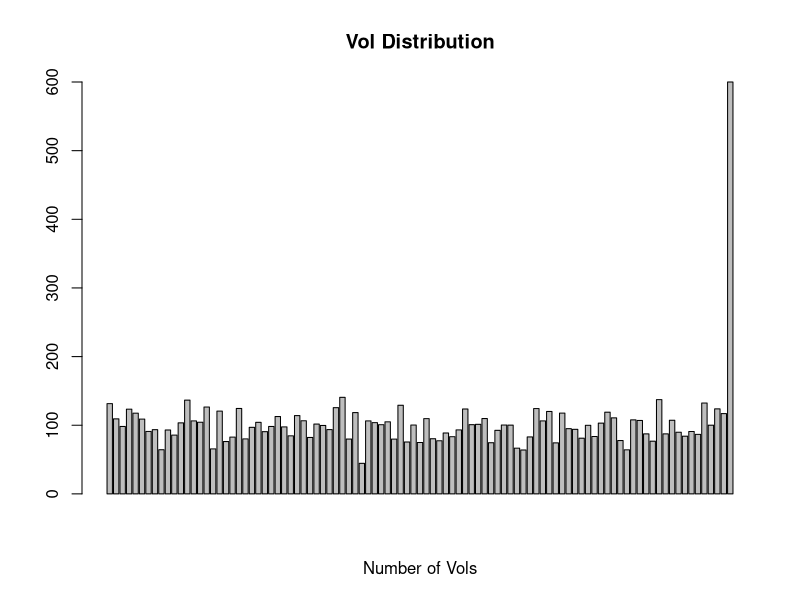
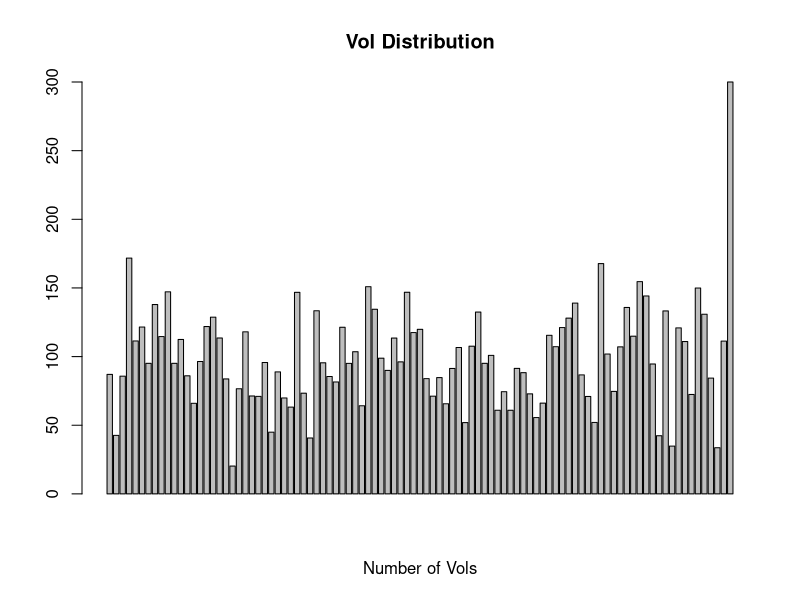
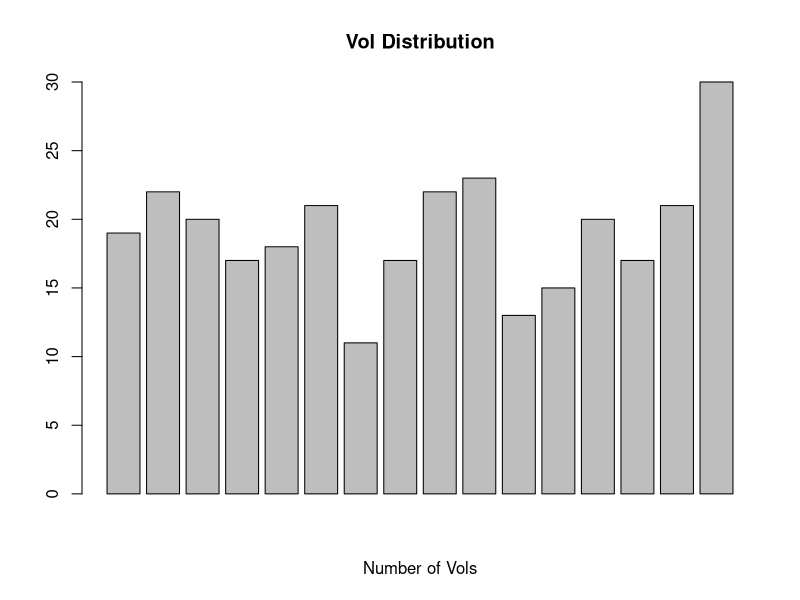
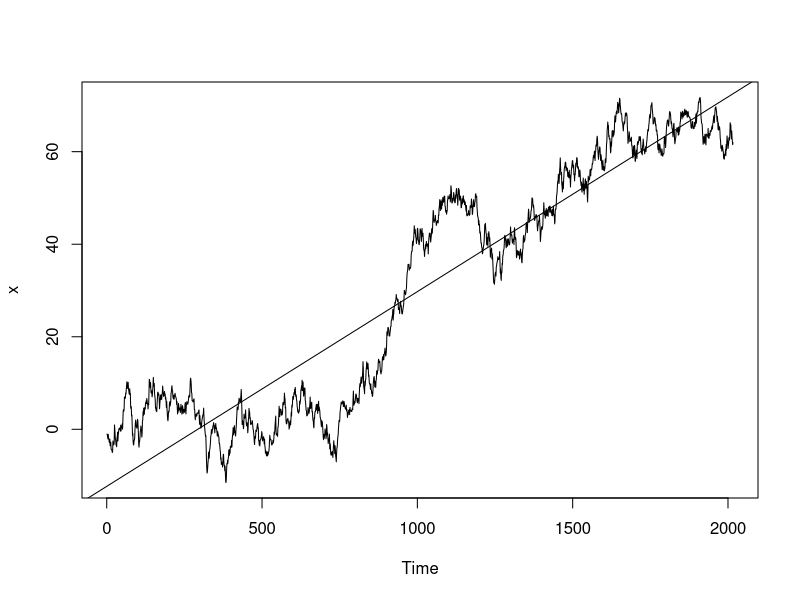

R code for these plots, in order:

#--------------------- VOLUME CALCULATION -----------------------

MeanVolume <- function(lastVol, antVolumes ){
  
  meanVolumes = mean (antVolumes); #5 minute previous 96 Volumes. (8h)
  
  if (lastVol >= 3*meanVolumes) {
    
    if (lastVol >= 50*meanVolumes) { 
      
      return (1)
    } else {
      
      if (lastVol >= 20*meanVolumes) { 
        
        return (0.8)
      } else {
        
        if (lastVol >= 10*meanVolumes) { 
          
          return (0.6)
        } else {
          
          if (lastVol >= 5*meanVolumes) { 
            
            return (0.4)
          } else {
            
            if (lastVol >= 3*meanVolumes) { 
              
              return (0.2)
            }
          }
        }
      }
    }
  } else {
    
    return (0)
  }
  
}

#******************** VOLUME TEST
lastValTest = 600
y <- rnorm(96, mean=100, sd=20)
volumeIndicator = MeanVolume(lastValTest, y)
y <- append(lastValTest, y, after = length(y))
barplot(rev(y), main="Vol Distribution", xlab="Number of Vols")
volumeIndicator #OK
#******************** END TEST

#--------------------- VARIANCE COEFICIENT CALCULATION -----------------------

sdCompute <- function(lastVol, antVolumes ){
  
  maxVol = max (antVolumes [1:90]); #We don't care about last 30 minutes.
  
  if (maxVol > 0.65*lastVol) { #We refuse higher values of 0.65*lastVol.
    
    return (-1) #Then we reject the entry.
  }
  
  sdVol = sd (antVolumes); #We calculate standard deviaton.
  meanVol = mean (antVolumes); #We calculate mean again.
  coef = floor((sdVol/meanVol)*100); #We delete decimals.
  
  if (coef > 30) { #We accept 30% scattering
    
    return (0) #We do not ponderate, but we accept. 
  }else {
    
    if (coef > 15) { 
      
      return (0.2) 
    }else {
      
      if (coef > 10) { 
        
        return (0.4)
      }else {
        
        if (coef > 7) { 
          
          return (0.6) 
        }else {
          
          if (coef > 4) { 
            
            return (0.8)
          }else {
            
            return (1)
          }
        }
      }
    }
  }
}

#******************** VARIANCE TEST
lastValTest = 300
y <- rnorm(96, mean=100, sd=30)
varIndicator = sdCompute(lastValTest, y)
y <- append(lastValTest, y, after = length(y))
varIndicator #OK
barplot(rev(y), main="Vol Distribution", xlab="Number of Vols")
#******************** END TEST

#--------------------- MARKET DIRECTION DETECTION -----------------------

buyOrSell <- function(lastCandleClose, lastCandleOpen, prevCandleCloses ){
  
  if (lastCandleClose > lastCandleOpen) { #Entonces compra.
    
    auxBuy = 1
  } else {
    
    if (lastCandleClose < lastCandleOpen) { #Entonces vende.
      
      auxBuy = 0
    } else {
    
      return (-1) #Ni se compra ni se vende
    }
  }
  
  if (auxBuy == 1 && (lastCandleClose > max(prevCandleCloses)) ) {
    
    return (1) #Compra
  } else {
    
    if (auxBuy == 0 && (lastCandleClose < min(prevCandleCloses)) ) {
      
      return (0) #Vende
    } else {
      
      return (-1) #Ni se compra ni se vende
    }
  }
}

#******************** DIRECTION TEST
lOpen <- 20
lClose <- 30
y <- floor(rnorm(15, mean=20, sd=4))

buy = buyOrSell(lClose, lOpen, y)
y <- append(lClose, y, after = length(y))
barplot(rev(y), main="Vol Distribution", xlab="Number of Vols")
buy
#******************** END TEST

#--------------------- MARKETCAP VALUE -----------------------

marketCapValue <- function(marketcap){

  if (marketcap > 750000000) { 
    
    return (1)
  }else {
    
    if (marketcap > 250000000) { 
      
      return (2) 
    }else {
      
      if (marketcap > 125000000) { 
        
        return (3) 
      }else {
        
        if (marketcap > 50000000) { 
          
          return (4) 
        }else {
            
            return (5) 
        }
      }
    }
  }
}

#******************** MKAP TEST
mkap <- 40000000
mc <- marketCapValue(mkap)
mc
mkap <- 65000000
mc <- marketCapValue(mkap)
mc
mkap <- 130000000
mc <- marketCapValue(mkap)
mc
mkap <- 280000000
mc <- marketCapValue(mkap)
mc
mkap <- 790000000
mc <- marketCapValue(mkap)
mc
#******************** END TEST

#--------------------- ORDER BOOK -----------------------

getOrderBook <- function(buy, totalBid, totalAsk){
  
  if (buy == 1 && (totalBid/totalAsk >= 10) ) {
    
    return (0.8)
  } else {
    
    if (buy == 1 && (totalBid/totalAsk >= 5) ) {
      
      return (0.6)
    } else {
      
      if (buy == 1 && (totalBid/totalAsk >= 2) ) {
        
        return (0.4)
      } else {
        
        if (buy == 1 && (totalBid > totalAsk) ){
          
          return (0.2)
        }
      }
    }
  }
    
  if (buy == 0 && (totalAsk/totalBid >= 10) ) {
    
    return (0.8)
  } else {
    
    if (buy == 0 && (totalAsk/totalBid >= 5) ) {
      
      return (0.6)
    } else {
      
      if (buy == 0 && (totalAsk/totalBid >= 2) ) {
        
        return (0.4)
      } else {
        
        if (buy == 0 && (totalAsk > totalBid) ){
          
          return (0.2)
        }
      }
    }
  }  
      
  return (0)
}

#******************** ORDERBOOK TEST
bid <- 120
ask <- 20
buy <- 1
final <- getOrderBook(buy, bid, ask)
final
#******************** END TEST

#--------------------- SHORT TERM BITCOIN TREND (1 WEEK) -----------------------

shortTermTrendBtc  <- function(midCloseBtc){
  
  n = 1:length(midCloseBtc)
  y = lm(midCloseBtc ~ n)
  m = coef(y)[2]
  
  if (m > 0.01) {
    
    return (1) #Alcista
  } else {
    
    if(m < -0.01) {
    
      return (2) #Bajista
    } else {
    
        return (3) #Lateral
    }
  }
}

#******************** BTC TREND TEST
x<-cumsum(rnorm(2016,0,1))
n <- 1:2016 
y <- lm(x ~ n)
m <- coef(y)
m
plot.ts(x)
r <- shortTermTrendBtc(x)
r
abline(coef(y)[1], coef(y)[2])
#******************** END TEST

#--------------------- RISK CALCULATION -----------------------

riskMatrixCalculation <- function(marketCap, directionBTC, buy, varIndicator, volumeIndicator, strength, totalCap, available, pricesBefore) {

  #MarketCap        1, 2, 3, 4, 5             -> The higher, the higher risk                    ++
  #directionBTC     1, 2, 3                   -> 1 - bullish, 2 - bearish, 3 - neutral          +
  #buy              1, 2                      -> 1 buy, 0 sell                                  +
  #varIndicator     0, 0.2, 0.4, 0.6, 0.8, 1  -> The higher, The higher ponderation (1 is best) ++
  #volumeIndicator  0.2, 0.4, 0.6, 0.8, 1     -> The higher, The higher ponderation (1 is best) +++

  sdeviation <- sd(pricesBefore) #We get sdeviation of last 20 values to set the Stop Loss.
  
  qualityIndicator <- 0.8*volumeIndicator + 0.2*varIndicator # (1 is best)
  
  if ( (directionBTC == 1 && buy == 1) || (directionBTC == 2 && buy == 0)) {
    
    plus <- 0.1
  } else if ((directionBTC == 3 && buy == 1) || (directionBTC == 3 && buy == 0) ){
    
    plus <- 0
  } else {
    
    plus <- -0.1
  }
  
  finalPond <- qualityIndicator + plus + strength #(higher is 1.9, lower is 0.284)
  
  if (marketCap == 5) { #Initially, we will assume a higher risk with risky assets but we will move it quickly when we get benefits.
    
    if (finalPond > 1.8) {
      
      amount<- min(totalCap*0.15, available); stopPrice <- sdeviation
    } else if (finalPond > 1.6) {
      
      amount<- min(totalCap*0.15, available); stopPrice <- sdeviation
    } else if (finalPond > 1.3) {
      
      amount<- min(totalCap*0.15, available); stopPrice <- sdeviation
    } else if (finalPond > 1) {
      
      amount<- min(totalCap*0.15, available); stopPrice <- sdeviation
    } else if (finalPond > 0.7) {
      
      amount<- min(totalCap*0.15, available); stopPrice <- sdeviation
    } else if (finalPond > 0.4) {
      
      amount<- min(totalCap*0.15, available); stopPrice <- sdeviation
    } else {
      
      amount<- min(totalCap*0.15, available); stopPrice <- sdeviation
    }
    
  } else if (marketCap == 4) {
    
    if (finalPond > 1.8) {
      
      amount<- min(totalCap*0.15, available); stopPrice <- sdeviation
    } else if (finalPond > 1.6) {
      
      amount<- min(totalCap*0.15, available); stopPrice <- sdeviation
    } else if (finalPond > 1.3) {
      
      amount<- min(totalCap*0.15, available); stopPrice <- sdeviation
    } else if (finalPond > 1) {
      
      amount<- min(totalCap*0.15, available); stopPrice <- sdeviation
    } else if (finalPond > 0.7) {
      
      amount<- min(totalCap*0.15, available); stopPrice <- sdeviation
    } else if (finalPond > 0.4) {
      
      amount<- min(totalCap*0.15, available); stopPrice <- sdeviation
    } else {
      
      amount<- min(totalCap*0.15, available); stopPrice <- sdeviation
    }
    
  } else if (marketCap == 3) {
    
    if (finalPond > 1.8) {
      
      amount<- min(totalCap*0.15, available); stopPrice <- sdeviation
    } else if (finalPond > 1.6) {
      
      amount<- min(totalCap*0.15, available); stopPrice <- sdeviation
    } else if (finalPond > 1.3) {
      
      amount<- min(totalCap*0.15, available); stopPrice <- sdeviation
    } else if (finalPond > 1) {
      
      amount<- min(totalCap*0.15, available); stopPrice <- sdeviation
    } else if (finalPond > 0.7) {
      
      amount<- min(totalCap*0.15, available); stopPrice <- sdeviation
    } else if (finalPond > 0.4) {
      
      amount<- min(totalCap*0.15, available); stopPrice <- sdeviation
    } else {
      
      amount<- min(totalCap*0.15, available); stopPrice <- sdeviation
    }
    
  } else if (marketCap == 2) {
    
    if (finalPond > 1.8) {
      
      amount<- min(totalCap*0.15, available); stopPrice <- sdeviation
    } else if (finalPond > 1.6) {
      
      amount<- min(totalCap*0.15, available); stopPrice <- sdeviation
    } else if (finalPond > 1.3) {
      
      amount<- min(totalCap*0.15, available); stopPrice <- sdeviation
    } else if (finalPond > 1) {
      
      amount<- min(totalCap*0.15, available); stopPrice <- sdeviation
    } else if (finalPond > 0.7) {
      
      amount<- min(totalCap*0.15, available); stopPrice <- sdeviation
    } else if (finalPond > 0.4) {
      
      amount<- min(totalCap*0.15, available); stopPrice <- sdeviation
    } else {
      
      amount<- min(totalCap*0.15, available); stopPrice <- sdeviation
    }

  } else if (marketCap == 1) {
    
    if (finalPond > 1.8) {
      
      amount<- min(totalCap*0.15, available); stopPrice <- sdeviation
    } else if (finalPond > 1.6) {
      
      amount<- min(totalCap*0.15, available); stopPrice <- sdeviation
    } else if (finalPond > 1.3) {
      
      amount<- min(totalCap*0.15, available); stopPrice <- sdeviation
    } else if (finalPond > 1) {
      
      amount<- min(totalCap*0.15, available); stopPrice <- sdeviation
    } else if (finalPond > 0.7) {
      
      amount<- min(totalCap*0.15, available); stopPrice <- sdeviation
    } else if (finalPond > 0.4) {
      
      amount<- min(totalCap*0.15, available); stopPrice <- sdeviation
    } else {
      
      amount<- min(totalCap*0.15, available); stopPrice <- sdeviation
    }
    
  }
  
  res <- list(amount,stopPrice, buy)
  return (res)
}

#--------------------------------------------VOID MAIN----------------------------------------------

mainVPOCAlgorithm  <- function(){

  #-------------------VARIABLES FROM API--------------------
  lastVol <- 600
  antVolumes <- rnorm(96, mean=100, sd=20)
  lastOpen <- 20
  lastClose <- 30
  mkap <- 130000000
  prevCandleSticks <- floor(rnorm(15, mean=20, sd=4))
  dataBTC <- cumsum(rnorm(2016,0,1))
  actualBid <- 120
  actualAsk <- 20
  totalCap <- 10000 #Total amount of money
  available <- 1700 #Amount of money available to invest
  lastPrice <- 17.75
  pricesBefore <- (rnorm(20, mean=12, sd=2))
  
  time <- 1
  #-------------------END VARIABLES--------------------
  
  volumeIndicator <- MeanVolume(lastVol, antVolumes)

  if (volumeIndicator != 0) {
    varIndicator <- sdCompute(lastVol, antVolumes)
    
    if (varIndicator != -1) {
      buy <- buyOrSell(lastClose, lastOpen, prevCandleSticks)
      
      if (buy != -1) {
        
        totalBid <- 0
        totalAsk <- 0
        
        while (time < 2) { #We have to change 2 to 10
          Sys.sleep(1)
          totalBid = actualBid + totalBid
          totalAsk = actualAsk + totalAsk
          time <- time + 1
          
        }
        
        ok <- getOrderBook(buy, totalBid, totalAsk)
        
        if (ok != 0) {
          marketCap <- marketCapValue(mkap)
          directionBTC <- shortTermTrendBtc(dataBTC)
          
          quantityAndStopPriceDir <- riskMatrixCalculation(marketCap, directionBTC, buy, varIndicator, volumeIndicator, ok, totalCap, available, pricesBefore)
          
          return (quantityAndStopPriceDir) #This is a list[amount of money, stopPrice]. We do not return the stock price at which we buy because we buy at the market price in this moment.
          
        } else {
          
          return (-1)
        }
        
      } else {
        
        return (-1)
      }
      
    } else {
      
      return (-1) #We reject the entry
    }
    
  } else {
    
    return (-1) #We reject the entry
  }
}

mainVPOCAlgorithm()









